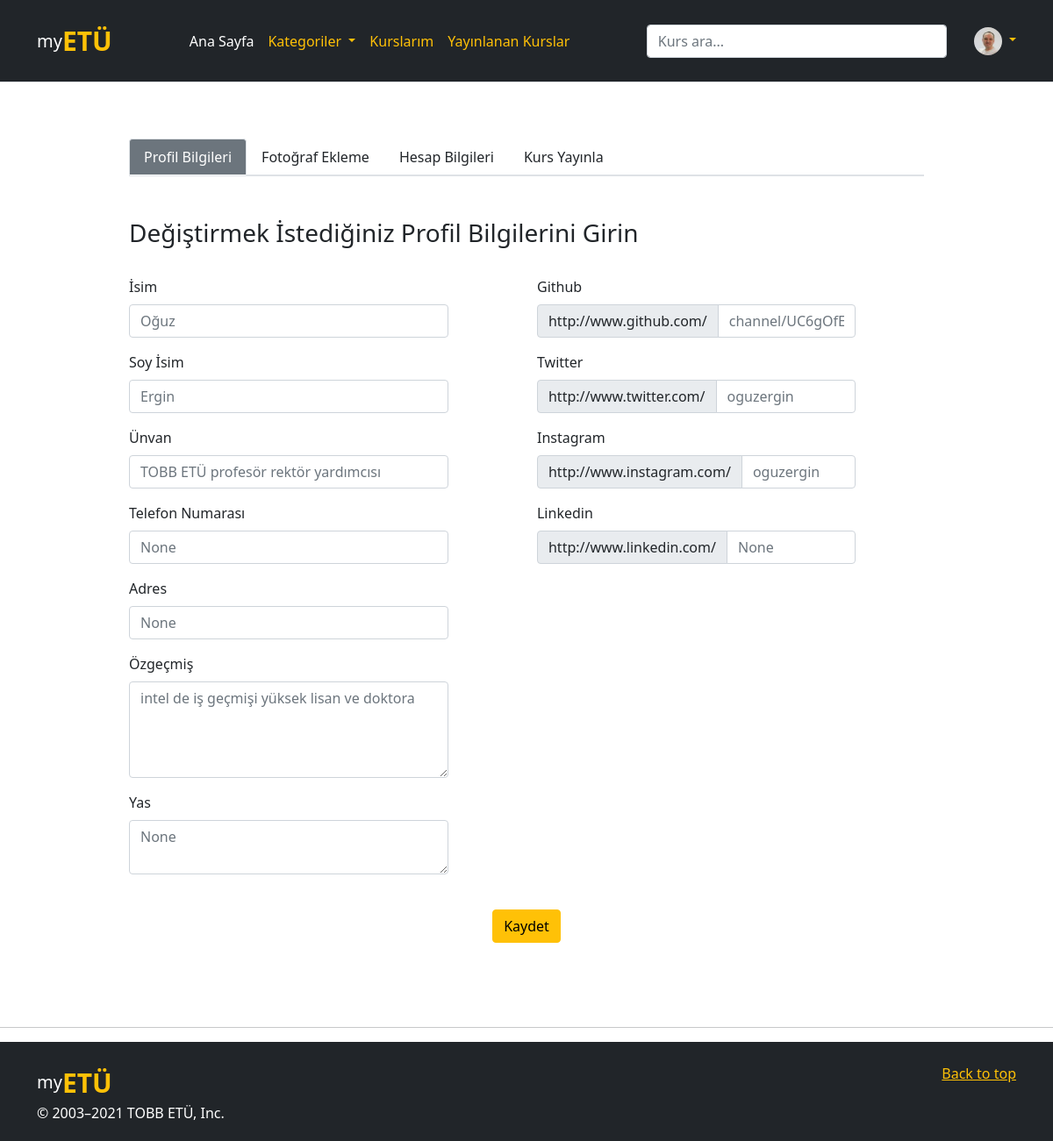
Page /profil_ayarları (signed in) on the committed database.
### website/models.py (models this page shows, shortened)
class User(db.Model, UserMixin):
    id = db.Column(db.Integer, primary_key=True, nullable=False)
    email = db.Column(db.String(150), unique=True, nullable=False)
    password = db.Column(db.String(150), nullable=False)
    first_name = db.Column(db.String(50), nullable=False)
    last_name = db.Column(db.String(50), nullable=False)
    date = db.Column(db.DateTime(timezone=True), default=func.now())
    role = db.Column(db.Integer, default = 0)
    unvan = db.Column(db.String(40))
    adres = db.Column(db.String(50))
    telefon = db.Column(db.String(12))
    github = db.Column(db.String(40))
    twitter = db.Column(db.String(40))
    instagram = db.Column(db.String(40))
    linkedin = db.Column(db.String(40))
    subscriptions = db.relationship('Kurs', secondary = 'subs', backref = db.backref('subscribers', lazy = 'dynamic'))
    kurs_yorumlar = db.relationship('KursYorum')
    ders_yorumlar = db.relationship('DersYorum')
    image_file = db.Column(db.String(20), nullable=False, default='default.jpg')

class Egitmen(db.Model):
    id = db.Column(db.Integer, db.ForeignKey('user.id'), primary_key = True, nullable = False)
    ozgecmis = db.Column(db.String(1000))
    age = db.Column(db.Integer)
    verilen_kurslar = db.relationship('Kurs')

### website/views.py (the view, shortened to what this page needs)
@views.route('/profil_ayarları', methods=['GET', 'POST'])
@login_required
def update_profil():
    egitmen = Egitmen.query.filter_by(id=current_user.id).first()
    return render_template("profil_ayarları.html", user = current_user, egitmen = egitmen)

### website/__init__.py (called while the page is built)
@login_manager.user_loader
def load_user(id):
    return User.query.get(int(id))

### website/templates/profil_ayarları.html (shortened to what this page needs)
{% extends "temel.html" %} {% block title %}Hesap{% endblock %} {% block content%}
    <div class="container">
        <div class="row">
            <div class="col-sm-1"></div>
            <div class="col-sm-10">
                <div class="nav flex-column nav-tabs mt-5 ">
                    <ul class="nav nav-tabs text-warning">
                        <li class="nav-item">
                            <a class="nav-link active text-white bg-secondary" aria-current="page" href="#">Profil Bilgileri</a>
                        </li>
                        <li class="nav-item">
                            <a class="nav-link text-dark" href="/foto_ayarları">Fotoğraf Ekleme</a>
                        </li>
                        <li class="nav-item">
                            <a class="nav-link text-dark" href="/hesap_ayarları">Hesap Bilgileri</a>
                        </li>
                        {% if current_user.role == 0 %}
                        <li><a href="/egitmen_ol" class="nav-link text-dark ">Eğitmen olarak katıl</a></li>
                        {% else %}
                        <li><a href="/yeni_kurs" class="nav-link text-dark">Kurs Yayınla</a></li>
                        {% endif %}
                    </ul>
                </div>
                <form class="mt-5" method="POST">
                    <h3>Değiştirmek İstediğiniz Profil Bilgilerini Girin</h3>
                    <div class="row mt-4">
                        <div class="col-sm-5 mt-2">
                            <div class="form-group mb-3">
                                <label for="firstName" class="form-label">İsim</label>
                                <input type="text" class="form-control" id="firstName" name="firstName"
                                    placeholder="{{current_user.first_name}}" />
                            </div>
                            <div class="form-group mb-3">
                                <label for="lastName" class="form-label">Soy İsim</label>
                                <input type="text" class="form-control" id="lastName" name="lastName"
                                    placeholder="{{current_user.last_name}}" />
                            </div>
                            <div class="form-group mb-3">
                                <label for="Ünvan" class="form-label">Ünvan</label>
                                <input type="text" class="form-control" id="Ünvan" name="Ünvan"
                                    placeholder="{{current_user.unvan}}" />
                            </div>
                            <div class="form-group mb-3">
                                <label for="Tel" class="form-label">Telefon Numarası</label>
                                <input type="text" class="form-control" id="Tel" name="Tel"
                                    placeholder="{{current_user.telefon}}" />
                            </div>
                            <div class="form-group mb-3">
                                <label for="adres" class="form-label">Adres</label>
                                <input type="text" class="form-control" id="adres" name="adres"
                                    placeholder="{{current_user.adres}}" />
                            </div>
                            {% if current_user.role == 1 %}
                            <div class="form-group mb-3">
                                <label for="ozgecmis" class="form-label">Özgeçmiş</label>
                                <textarea type="text" class="form-control" id="ozgecmis" name="ozgecmis"
                                    placeholder="{{egitmen.ozgecmis}}" rows="4"></textarea>
                            </div>
                            <div class="form-group mb-3">
                                <label for="age" class="form-label">Yas</label>
                                <textarea type="text" class="form-control" id="age" name="age"
                                    placeholder="{{egitmen.age}}"></textarea>
                            </div>
                            {% endif %}
                        </div>
                        <div class="col-sm-1"> </div>
                        <div class="col-sm-5">
                            <div class="form-group mt-2">
                                <label for="github" class="form-label">Github</label>
                                <div class="input-group">
                                    <span class="input-group-text" id="basic-addon3">http://www.github.com/</span>
                                    <input type="text" class="form-control" id="github" name="github"
                                    placeholder="{{current_user.github}}" />
                                </div>
                            </div>
                            <div class="form-group mt-2">
                                <label for="twitter" class="form-label">Twitter</label>
                                <div class="input-group">
                                    <span class="input-group-text" id="basic-addon3">http://www.twitter.com/</span>
                                    <input type="text" class="form-control" id="twitter" name="twitter"
                                    placeholder="{{current_user.twitter}}" />
                                </div>
                            </div>
                            <div class="form-group mt-3">
                                <label for="instagram" class="form-label">Instagram</label>
                                <div class="input-group">
                                    <span class="input-group-text" id="basic-addon3">http://www.instagram.com/</span>
                                    <input type="text" class="form-control" id="instagram" name="instagram"
                                    placeholder="{{current_user.instagram}}" />
                                </div>
                            </div>
                            <div class="form-group mt-3">
                                <label for="linkedin" class="form-label">Linkedin</label>
                                <div class="input-group">
                                    <span class="input-group-text" id="basic-addon3">http://www.linkedin.com/</span>
                                    <input type="text" class="form-control" id="linkedin" name="linkedin"
                                    placeholder="{{current_user.linkedin}}" />
                                </div>
                            </div>
                        </div>
                        <div class="col-sm-1"> </div>
                    </div>
                    <br />
                    <div class="text-center">
                        <button type="submit" class="btn btn-warning">Kaydet</button>
                    </div>
                </form>
            </div>
            <div class="col-sm-1"></div>
        </div>
    </div>
    {% endblock %}

### website/templates/temel.html (shortened to what this page needs)
<!DOCTYPE html>
<html>
<head>
    <link rel="stylesheet" href="https://stackpath.bootstrapcdn.com/bootstrap/4.4.1/css/bootstrap.min.css"
 />
    <link rel="stylesheet" href="https://stackpath.bootstrapcdn.com/font-awesome/4.7.0/css/font-awesome.min.css"
 />
    <link href="https://cdn.jsdelivr.net/npm/bootstrap@5.0.2/dist/css/bootstrap.min.css" rel="stylesheet"
>
</head>
<body>
    <header class="p-4 mb-3 border-bottom bg-dark text-white">
        <div class="container">
            <div class="d-flex flex-wrap align-items-center justify-content-center justify-content-lg-start">
                <a href="/" style="font-size: 20px;"
                    class="d-flex align-items-center mb-2 mb-lg-0 text-white text-decoration-none">my<span
                        style="font-weight: bold; font-size: 30px;" class="text-warning">ETÜ</span></a>
                <ul class=" text-warning nav col-12 col-lg-auto me-lg-auto mb-2 justify-content-center mb-md-0">
                    <li><a href="/" class="nav-link px-2 text-white">Ana Sayfa</a></li>
                    <li class="dropdown"><a class="dropdown-toggle nav-link px-2 text-warning" data-toggle="dropdown" href="#">Kategoriler </a>
                    </li>
                    <li><a href="/kurslarım" class="nav-link px-2 text-warning">Kurslarım</a></li>
                    {% if current_user.role == 0 %}
                    <li><a href="/egitmen_ol" class="nav-link px-2 text-warning">Eğitmen olarak katıl</a></li>
                    {% else %}
                    <li><a href="/egitmenkurslari" class="nav-link px-2 text-warning">Yayınlanan Kurslar</a></li>
                    {% endif %}
                </ul>
                <form class="col-12 col-lg-4 mb-3 mb-lg-0 me-lg-3" method="POST">
                    <input type="search" class="form-control form-control-dark" placeholder="Kurs ara..."
                        aria-label="Search" name=arama id=arama>
                </form>
                <div class="dropdown text-right">
                    <a href="#" class="d-block link-warning text-decoration-none dropdown-toggle " id="dropdownUser1"
                        data-bs-toggle="dropdown" aria-expanded="false">
                        <img src="../static/profile_pics/{{current_user.image_file}}" alt="mdo" width="32" height="32"
                            class="rounded-circle">
                    </a>
                </div>
            </div>
        </div>
    </header>
    <div class="container">{% block content %} {% endblock %}</div>
    <hr class="featurette-divider bg-dark mt-5">
    <div class="bg-dark pt-4 pb-1  ">
        <footer class="container bg-dark ">
            <p class="float-end"><a class="text-warning" href="#">Back to top</a></p>
            <a href="/" style="font-size: 20px;"
                class="d-flex align-items-center mb-2 mb-lg-0 text-white text-decoration-none">my<span
                    style="font-weight: bold; font-size: 30px;" class="text-warning">ETÜ</span></a>
            <p class="text-white">&copy; 2003–2021 TOBB ETÜ, Inc.</p>
        </footer>
    </div>
</body>

### rows in the picture
User: image_file (picture), firstName "Oğuz", lastName "Ergin", unvan "TOBB ETÜ profesör rektör yardımcısı", Tel "None", adres "None", github "channel/UC6gOfE_zB5Ya7QZkCZEpMLg", twitter "oguzergin", instagram "oguzergin", linkedin "None"
Egitmen: ozgecmis "intel de iş geçmişi yüksek lisan ve doktora", age "None"
